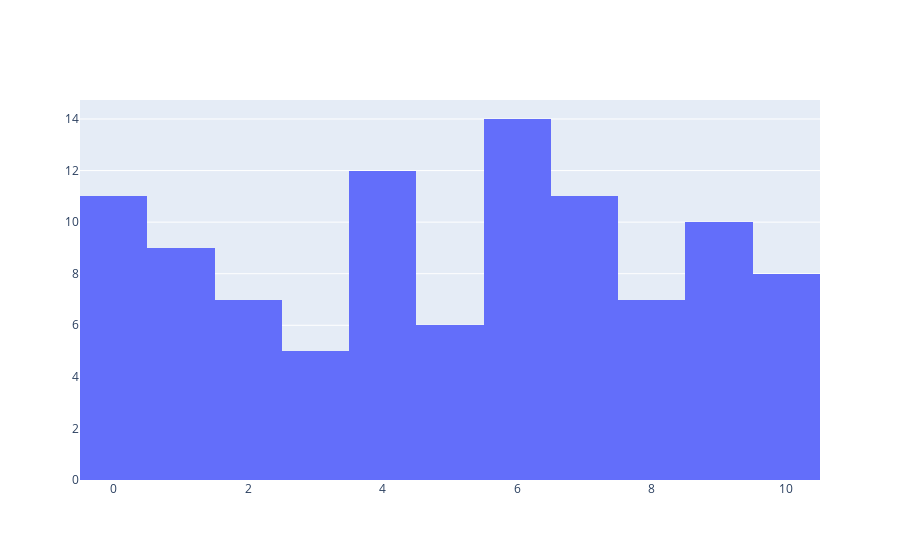
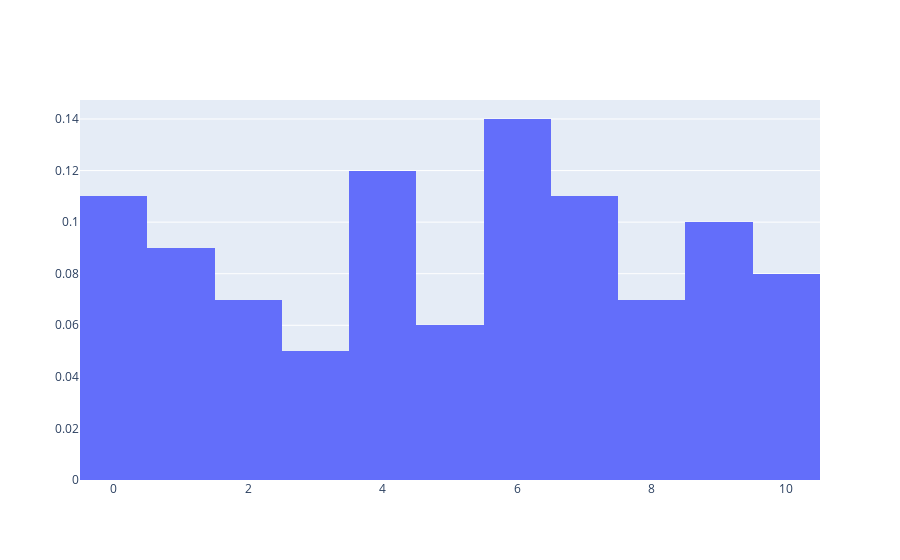

The cell these charts' notebook holds for them, in order:
### Markdown cell above
## Histogramas en Plotly

https://plotly.com/python/histograms/

https://plotly.github.io/plotly.py-docs/generated/plotly.graph_objects.Histogram.html

### Code cell
#Creamos un numpy array random con 100 numeros entre el 1 y el 10
x1_random = np.random.randint(11, size=100)

#Creamos dos histogramas
fig1 = go.Figure(data=[go.Histogram(x= x1_random)])
fig2 = go.Figure(data=[go.Histogram(x= x1_random, histnorm='probability')])

fig1.show()
fig2.show()
#Plotly trabaja con una figura general, a la cual se le pueden agregar distintos graficos

### Figure 1 — Plotly figure (JSON) as saved in the notebook; plotly's stock layout.template omitted (floating-point values rounded to 4 significant figures)
{"data": [{"type": "histogram", "x": [0, 4, 7, 1, 7, 8, 2, 5, 6, 0, 6, 2, 4, 1, 6, 5, 1, 1, 6, 0, 9, 9, 10, 8, 0, 10, 7, 3, 0, 4, 9, 10, 7, 0, 6, 4, 6, 1, 9, 5, 1, 1, 9, 0, 1, 2, 7, 10, 3, 4, 6, 0, 7, 4, 4, 4, 10, 6, 10, 8, 7, 3, 9, 3, 0, 4, 9, 6, 0, 9, 9, 5, 6, 7, 2, 8, 6, 2, 6, 7, 5, 10, 7, 4, 6, 1, 6, 4, 8, 2, 10, 5, 8, 4, 7, 8, 2, 0, 3, 9]}], "layout": {}}

### Figure 2 — Plotly figure (JSON) as saved in the notebook; plotly's stock layout.template omitted (floating-point values rounded to 4 significant figures)
{"data": [{"histnorm": "probability", "type": "histogram", "x": [0, 4, 7, 1, 7, 8, 2, 5, 6, 0, 6, 2, 4, 1, 6, 5, 1, 1, 6, 0, 9, 9, 10, 8, 0, 10, 7, 3, 0, 4, 9, 10, 7, 0, 6, 4, 6, 1, 9, 5, 1, 1, 9, 0, 1, 2, 7, 10, 3, 4, 6, 0, 7, 4, 4, 4, 10, 6, 10, 8, 7, 3, 9, 3, 0, 4, 9, 6, 0, 9, 9, 5, 6, 7, 2, 8, 6, 2, 6, 7, 5, 10, 7, 4, 6, 1, 6, 4, 8, 2, 10, 5, 8, 4, 7, 8, 2, 0, 3, 9]}], "layout": {}}
